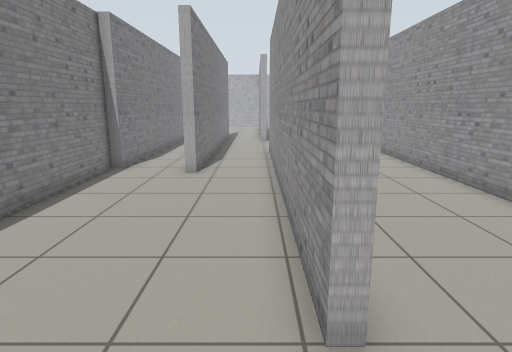
[1] (above)

16 first-person views from a walk through a robot-simulator world made for Gazebo. The camera is 1.2 m above the floor, tilts 12° down and sees 75° across. The floor is counted in squares, 0.5 m on a side. Each view is taken from the middle of a square. On the plan, view 1 faces up. The plan holds only what a view shows up to about 19 squares ahead; the rest is blank. Robots are left out.

[2]
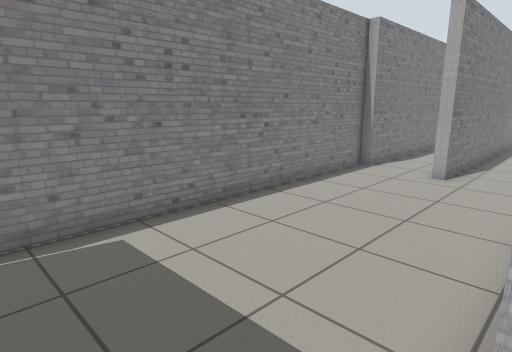

[3]
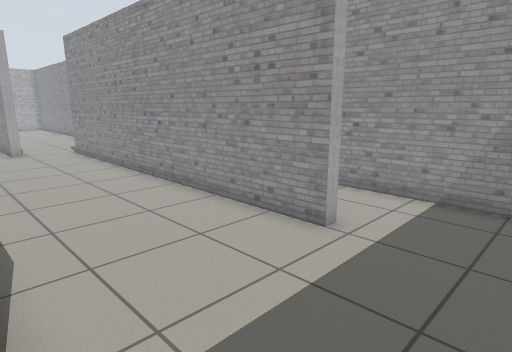

[4]
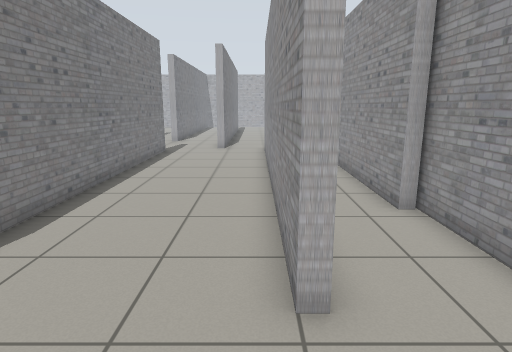

[5]
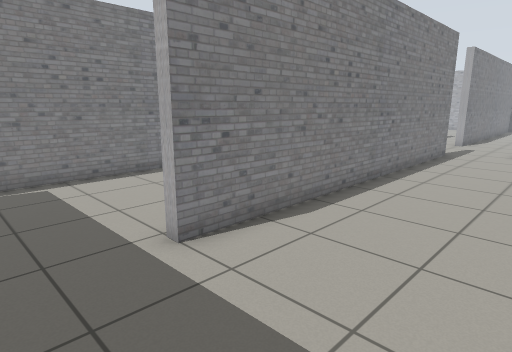

[6]
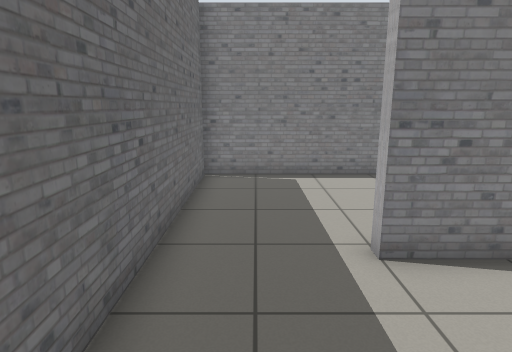

[7]
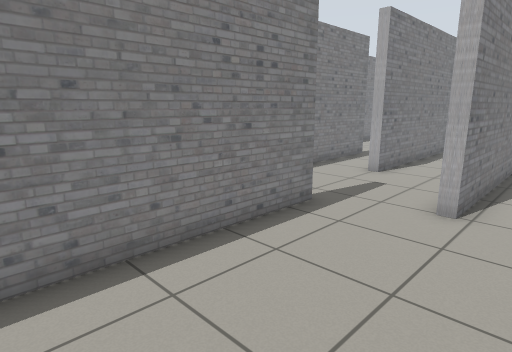

[8]
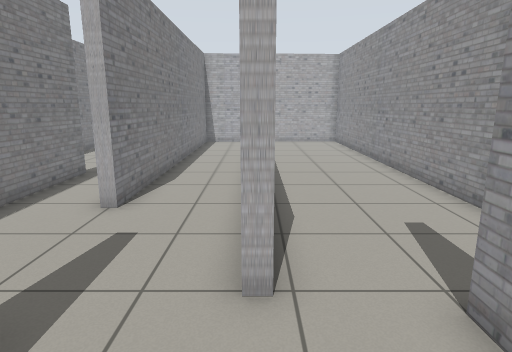

[9]
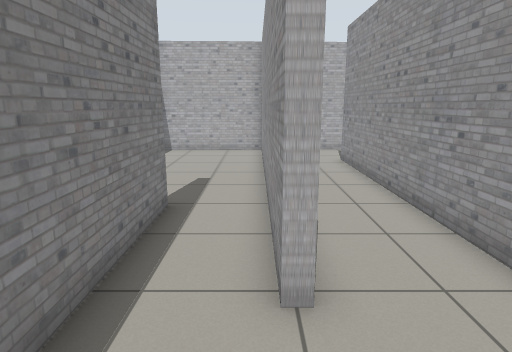

[10]
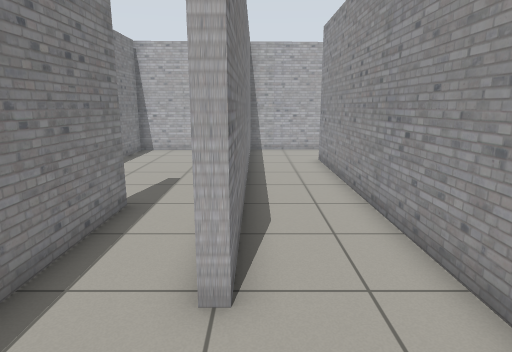

[11]
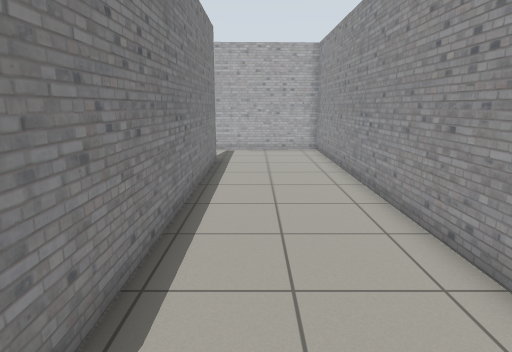

[12]
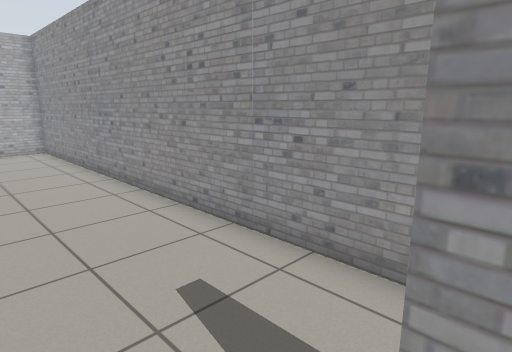

[13]
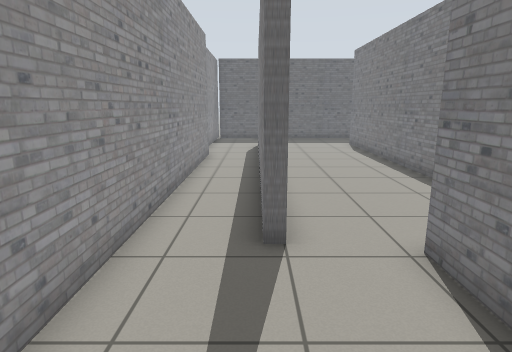

[14]
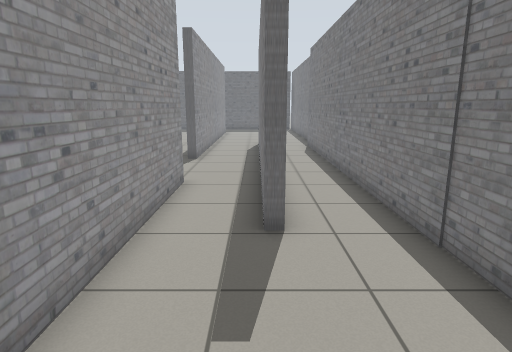

[15]
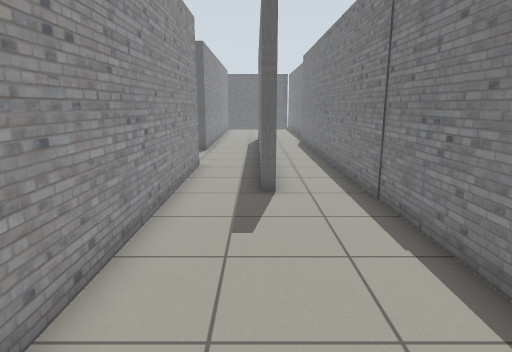

[16]
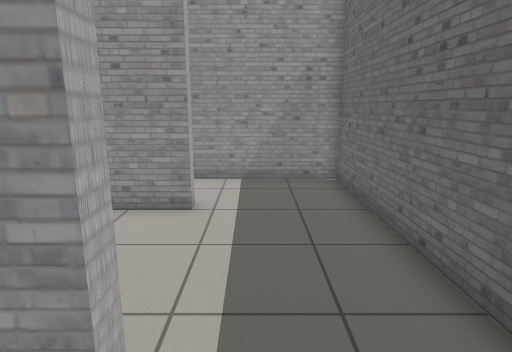

### Floor plan
Ten units are one square. View 1 is at (0, 0); x grows to the right and y downward. Boxes are objects, and circles mark ways between rooms. Rooms are numbered by the first view taken in them; rooms with no view inside come last. Other rooms are left out.
<svg viewBox="-61 -380 164 393">
<path fill="none" stroke="#000" d="M7 -29 7 -104M-22 -119 -26 -119M-52 -126 -56 -126 -56 8 6 7M7 -179 11 -179 11 -29 7 -29M42 -189 38 -189 38 -339M65 -35 65 -175M6 7 66 6M7 -344 7 -226M7 -369 7 -360M34 -373 7 -372M-26 -269 -22 -269 -22 -119M7 -226 3 -226 3 -336M3 -351 3 -359M4 -372 -52 -370 -52 -126M7 -104 7 -179M65 -175 65 -185 69 -185 69 -130M69 -105 69 -96M42 -339 42 -189M69 -35 65 -35M66 6 98 6 98 -75 93 -75 93 -375 34 -373"/>
<circle cx="10" cy="-10" r="3" fill="#2a7"/>
<circle cx="-20" cy="-120" r="3" fill="#2a7"/>
<circle cx="10" cy="-200" r="3" fill="#2a7"/>
<circle cx="40" cy="-355" r="3" fill="#2a7"/>
<circle cx="55" cy="-185" r="3" fill="#2a7"/>
<circle cx="70" cy="-15" r="3" fill="#2a7"/>
<text x="-30" y="-60">1</text>
<text x="30" y="-140">2</text>
<text x="-10" y="-250">3</text>
<text x="70" y="-220">4</text>
</svg>
Room 1 opens to room 2. Room 1 opens to room 3. Room 2 opens to room 3. Room 2 opens to room 4.

Where each view was taken, in squares from view 1:
view 1: 0 up, 0 right, facing up
view 2: 0 up, 1 right, facing up-left
view 3: 0 up, 1 right, facing up-right
view 4: 0 up, 6 right, facing up
view 5: 0 up, 6 right, facing up-left
view 6: 1 up, 6 right, facing left
view 7: 11 up, 6 right, facing up-left
view 8: 15 up, 4 right, facing up
view 9: 19 up, 0 right, facing up
view 10: 19 up, 1 right, facing up
view 11: 19 up, 6 right, facing up
view 12: 18 up, 5 right, facing up-right
view 13: 24 up, 7 right, facing down
view 14: 33 up, 2 left, facing down
view 15: 36 up, 2 left, facing down
view 16: 2 up, 1 left, facing right
